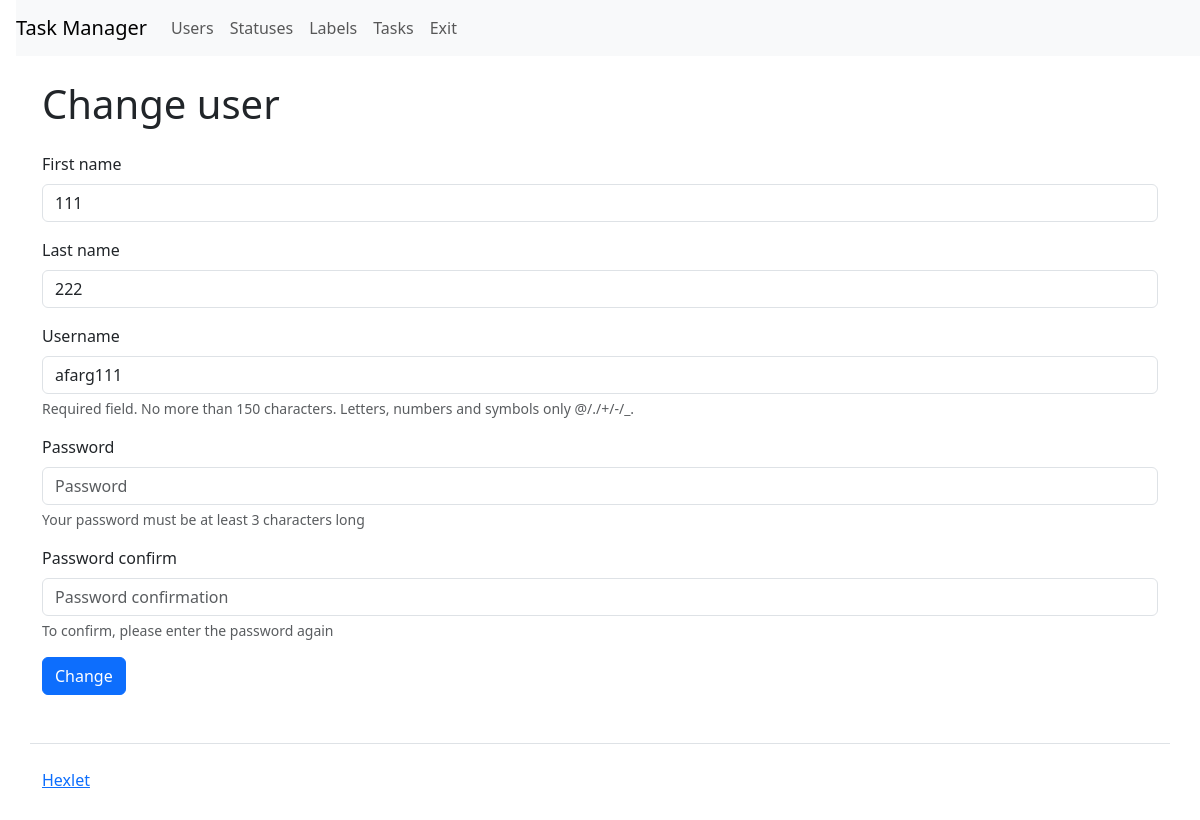
/users/1/update/ (signed in), run on the app's committed database.
### task_manager/users/models.py (models this page shows, shortened)
class Users(AbstractUser, PermissionsMixin):
    first_name = models.TextField(
        max_length=150,
        verbose_name=_('Name')
        )
    last_name = models.TextField(
        max_length=150,
        verbose_name=_('Surname')
        )
    username = models.TextField(
        max_length=150,
        unique=True,
        verbose_name=_('Username'),
        )
    password = models.TextField(
        max_length=20,
        verbose_name=_('Password')
        )
    created_at = models.DateTimeField(
        auto_now_add=True,
        verbose_name=_('Creation date')
        )
    USERNAME_FIELD = 'username'

### task_manager/users/views.py (the view, shortened to what this page needs)
class UserUpdateView(LoginRequiredMixin, View):
    def dispatch(self, request, *args, **kwargs):
        return super(
            LoginRequiredMixin, self).dispatch(request, *args, **kwargs)
    def get(self, request, *args, **kwargs):
        user_id = kwargs.get('pk')
        if user_id == self.request.user.id:
            user = Users.objects.get(id=user_id)
            form = UserUpdateForm(instance=user)
            return render(
                request, 'users/update.html', context={
                    'name': _('Change user'),
                    'form': form,
                    'user_id': user_id,
                    })

### task_manager/templates/users/update.html (shortened to what this page needs)
{% extends "index.html" %}
{% load i18n %}
{% block context %}
<form action="{% url 'users:user_update' pk=user_id %}" method="post">
  {% for field in form %}
  <div class="mb-3">
    <label class="form-label" for="{{ field.id }}">{% translate field.label %}</label>
    {{ field }}
    <div class="form-text">
    {{field.help_text}}
    </div>
  </div>
  {% endfor %}
  <input class="btn btn-primary" type="submit" value="{% translate 'Change' %}">
</form>
{% endblock %}

### task_manager/templates/index.html (shortened to what this page needs)
<!DOCTYPE html>
{% load django_bootstrap5 %}
  {% bootstrap_css %}
{% load i18n %}
{% get_current_language as LANGUAGE_CODE %}
<html lang="{{ LANGUAGE_CODE }}">
  <head>
  </head>
  <body class="d-flex flex-column min-vh-100">
{% if request.user.is_authenticated %}
{% block header1 %}
    <nav class="navbar navbar-expand-lg navbar-light bg-light ms-3">
      <a class="navbar-brand" href="{%url 'index' %}">{% translate 'Task Manager' %}</a>
      <div class="collapse navbar-collapse" id="navbarToggleExternalContent">
        <ul class="navbar-nav mr-auto">
          <li class="nav-item">
            <a class="nav-link" href="{% url 'users:user_index' %}">{% translate 'Users' %}</a>
          </li>
        </ul>
        <ul class="navbar-nav">
            <li class="nav-item">
              <a class="nav-link" href="{% url 'statuses:status_index' %}">{% translate 'Statuses' %}</a>
            </li>
            <li class="nav-item">
              <a class="nav-link" href="{% url 'labels:label_index' %}">{% translate 'Labels' %}</a>
            </li>
            <li class="nav-item">
                <a class="nav-link" href="{% url 'tasks:task_index' %}">{% translate 'Tasks' %}</a>
            </li>
            <li class="nav-item">
                <a class="nav-link" href="{% url 'logout' %}">{% translate 'Exit' %}</a>
            </li>
        </ul>
      </div>
    </nav>
    <div class="container wrapper flex-grow-1">
      <h1 class="my-4">
{{ name }}
      </h1>
{% endblock %}
{% endif %}
{% block context %}{% endblock %}
    </div>
{% block footer %}
    <footer>
      <div class="container my-5 pt-4 border-top">
        <a target="_blank" href="https://ru.hexlet.io">{% translate 'Hexlet' %}</a>
      </div>
    </footer>
{% endblock %}
  </body>
</html>

### data on the page
Users: form "111" "222" "afarg111"

### other printed values
{{ name }} "Change user"
{{ field.help_text }} "Required field. No more than 150 characters. Letters, numbers and symbols only @/./+/-/_." "Your password must be at least 3 characters long" "To confirm, please enter the password again"
